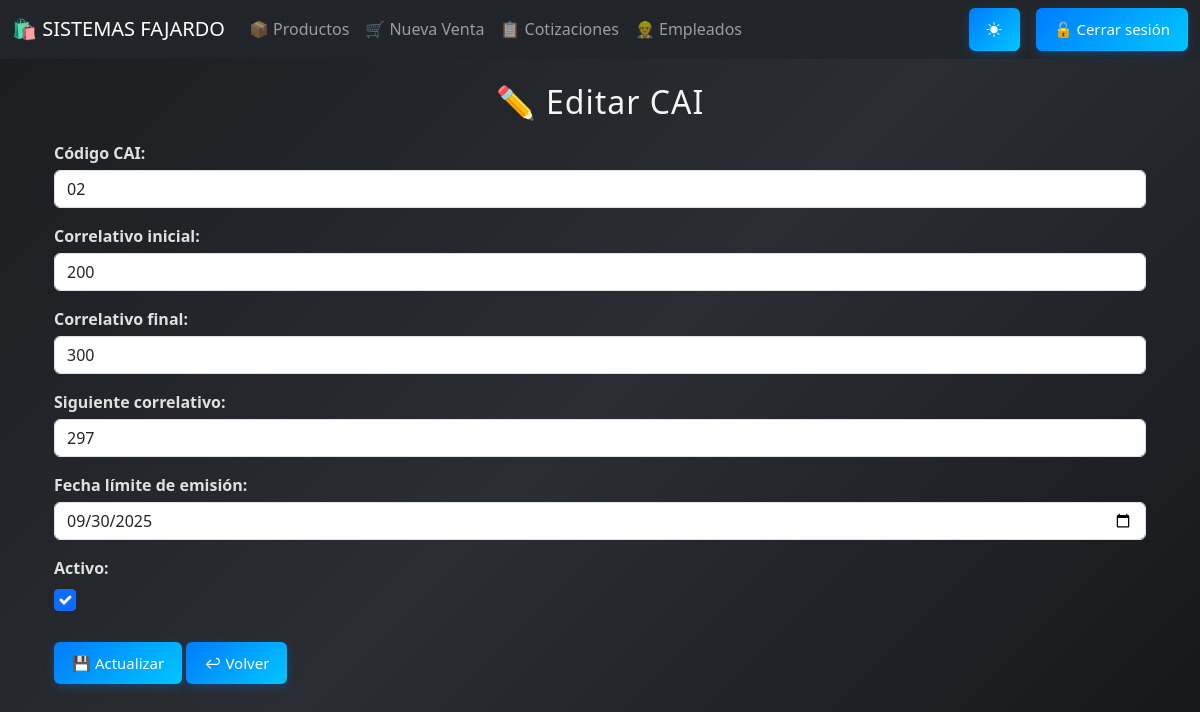
The app's page /cai/editar/3/ (signed in), older data.
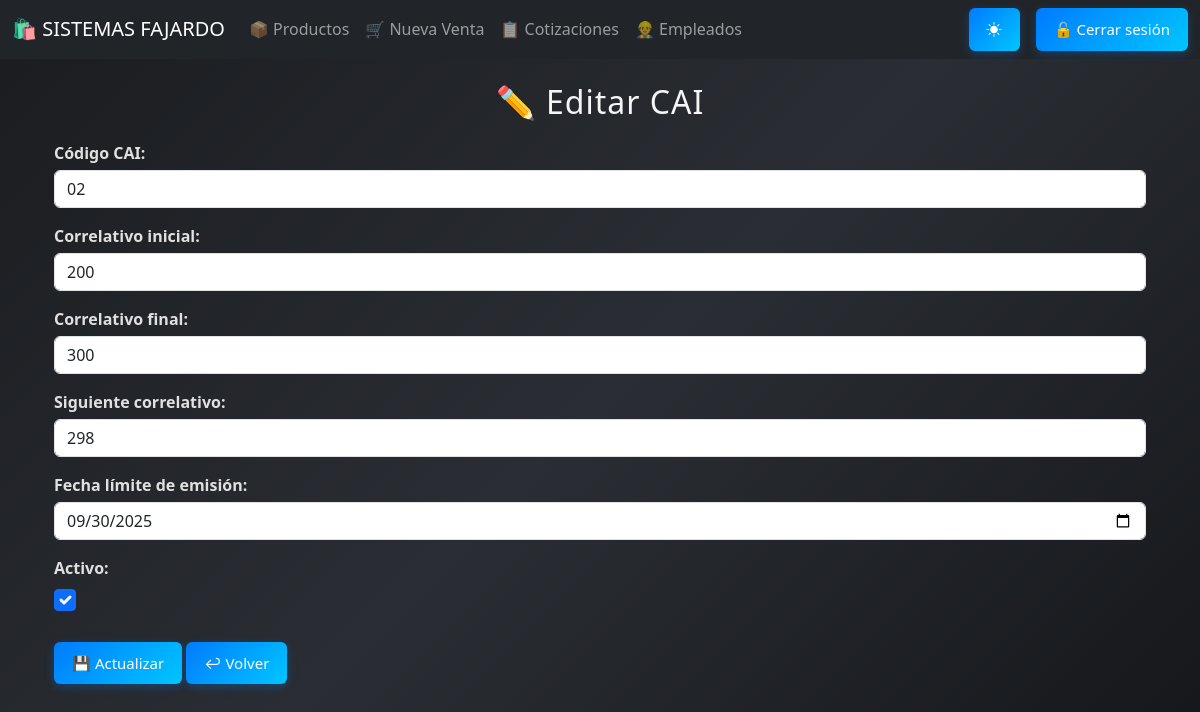
The same page, newer data.
### core/models.py (models this page shows, shortened)
class Cai(models.Model):
    codigo               = models.CharField("Código CAI", max_length=50, unique=True)
    rango_inicial        = models.PositiveIntegerField("Correlativo inicial")
    rango_final          = models.PositiveIntegerField("Correlativo final")
    correlativo_actual   = models.PositiveIntegerField("Siguiente correlativo")
    fecha_limite         = models.DateField("Fecha límite de emisión")
    activo               = models.BooleanField("Activo", default=True)

### core/views.py (the view)
# urls.py: path('cai/editar/<int:pk>/', views.editar_cai, name='editar_cai'),
@login_required
@permission_required('core.change_cai')
def editar_cai(request, pk):
    cai = get_object_or_404(Cai, pk=pk)
    form = CaiForm(request.POST or None, instance=cai)
    if form.is_valid():
        form.save()
        return redirect('listar_cai')
    return render(request, 'cai/editar_cai.html', {'form': form})

### core/forms.py
class CaiForm(forms.ModelForm):
    class Meta:
        model = Cai
        fields = [
            'codigo', 'rango_inicial', 'rango_final',
            'correlativo_actual', 'fecha_limite', 'activo'
        ]
        widgets = {
            'codigo':            forms.TextInput(attrs={'class': 'form-control'}),
            'rango_inicial':     forms.NumberInput(attrs={'class': 'form-control'}),
            'rango_final':       forms.NumberInput(attrs={'class': 'form-control'}),
            'correlativo_actual':forms.NumberInput(attrs={'class': 'form-control'}),
            'fecha_limite':      forms.DateInput(attrs={'class': 'form-control', 'type': 'date'}),
            'activo':            forms.CheckboxInput(attrs={'class': 'form-check-input'}),
        }

### core/templates/cai/editar_cai.html (shortened to what this page needs)
{% extends 'base.html' %}
{% block content %}
<div class="container mt-4">
    <h2>✏️ Editar CAI</h2>
    <form method="post">
        {{ form.as_p }}
        <button type="submit" class="btn btn-primary">💾 Actualizar</button>
        <a href="{% url 'listar_cai' %}" class="btn btn-secondary">↩ Volver</a>
    </form>
</div>
{% endblock %}

Row changes from the older to the newer data that the page shows:
changed Cai: correlativo_actual "297" → "298"
